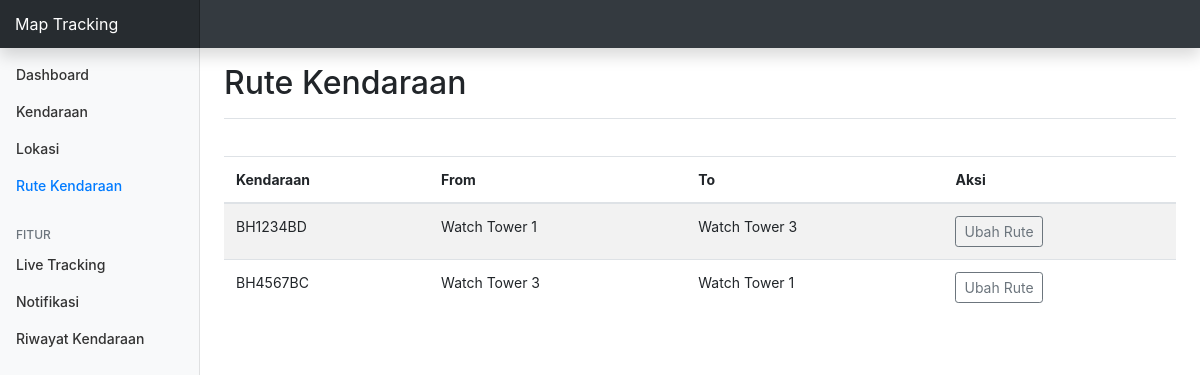
/?module=route, run on an earlier commit of the app's database.
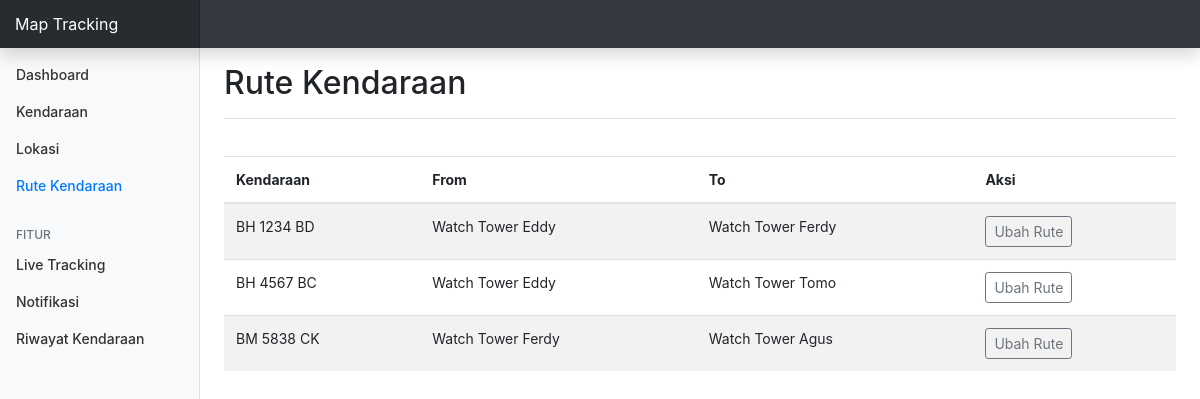
And on a later commit of the database.
### tables this page shows
CREATE TABLE `routes` (
  `route_id` int(11) NOT NULL,
  `device_id` int(11) NOT NULL DEFAULT '0',
  `location_from_id` int(11) DEFAULT NULL,
  `location_to_id` int(11) DEFAULT NULL
);

CREATE TABLE `devices` (
  `device_id` int(11) NOT NULL,
  `location_id` int(11) DEFAULT NULL,
  `rfid` varchar(50) DEFAULT '',
  `name` varchar(50) DEFAULT '',
  `balance` double DEFAULT '0',
  `created_at` timestamp NOT NULL DEFAULT CURRENT_TIMESTAMP,
  `updated_at` timestamp NOT NULL DEFAULT CURRENT_TIMESTAMP
);

CREATE TABLE `locations` (
  `location_id` int(11) NOT NULL,
  `unique_id` varchar(50) NOT NULL,
  `name` varchar(50) NOT NULL DEFAULT '',
  `latitude` double NOT NULL DEFAULT '0',
  `longitude` double NOT NULL DEFAULT '0'
);

### modules/route/index.php (the view, shortened to what this page needs)
<?php
$routeStatement = $conn->query("SELECT routes.*, devices.name AS device_name, locations_from.name AS location_from, locations_to.name AS location_to FROM routes
LEFT JOIN locations locations_from ON locations_from.location_id=routes.location_from_id
LEFT JOIN locations locations_to ON locations_to.location_id=routes.location_to_id
LEFT JOIN devices ON  devices.device_id=routes.device_id");
?>
<main role="main" class="col-md-9 ml-sm-auto col-lg-10 px-4">
    <div class="d-flex justify-content-between flex-wrap flex-md-nowrap align-items-center pt-3 pb-2 mb-3 border-bottom">
        <h1 class="h2">Rute Kendaraan</h1>
    </div>
    <br />
    <div class="table-responsive">
        <table class="table table-striped">
            <thead>
                <tr>
                    <th scope="col">Kendaraan</th>
                    <th scope="col">From</th>
                    <th scope="col">To</th>
                    <th scope="col">Aksi</th>
                </tr>
            </thead>
            <tbody>
                <?php while ($route = $routeStatement->fetch_assoc()) : ?>
                    <tr>
                        <td><?= $route['device_name'] ?></td>
                        <td><?= $route['location_from'] ?? '-' ?></td>
                        <td><?= $route['location_to'] ?? '-' ?></td>
                        <td>
                            <button type="button" class="btn btn-sm btn-outline-secondary btn-edit-route" data-id="<?= $route['route_id'] ?>">Ubah Rute</button>
                        </td>
                    </tr>
                <?php endwhile; ?>
            </tbody>
        </table>
    </div>
</main>

What changed in the data, as far as the page shows it:
changed through a linked row, routes (number 1 of 3 on the later page): device.name "BH1234BD" → "BH 1234 BD"; locations.name "Watch Tower 1" → "Watch Tower Eddy"; locations.name "Watch Tower 3" → "Watch Tower Ferdy"
changed routes: device.name "BH4567BC" → "BH 4567 BC"; locations.name "Watch Tower 3" → "Watch Tower Eddy"; locations.name "Watch Tower 1" → "Watch Tower Tomo"
added routes: device.name "BM 5838 CK", locations.name "Watch Tower Ferdy", locations.name "Watch Tower Agus"
